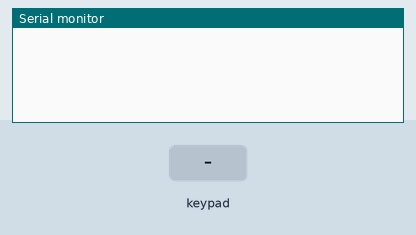
Recording of a sketch running on a simulated Arduino Nano, built with avr-gcc and run on an emulated ATmega328P. On the bench: the last lines printed to the serial monitor. The test bench sets the inputs (shaded band).

Above: at 1.2 s.
1.3 s: key '1' pressed
At 2.0 s:
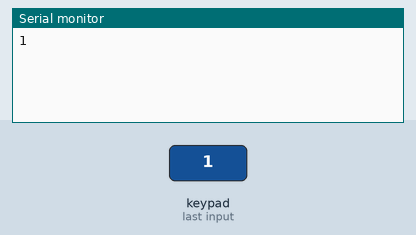
2.8 s: keypad keys 1 2 # pressed 0.4 s apart
At 4.9 s:
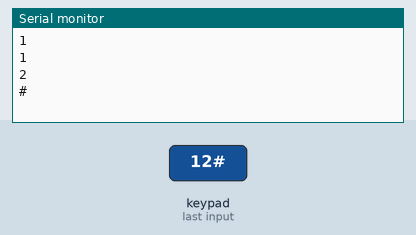
5.5 s: key '*' pressed
At 6.7 s:
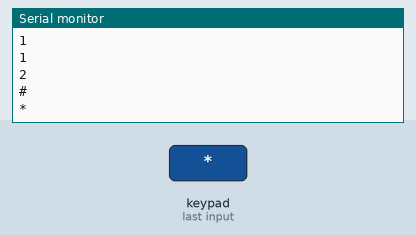
7.0 s: keypad keys 2 5 pressed 0.4 s apart
At 8.0 s:
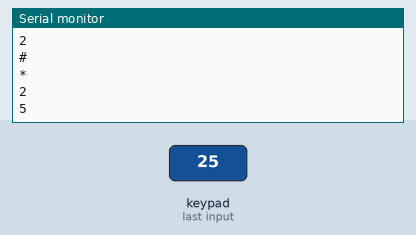
Timing chart, 0 to 10.0 s (numbered marks = the images above; inputs shaded):
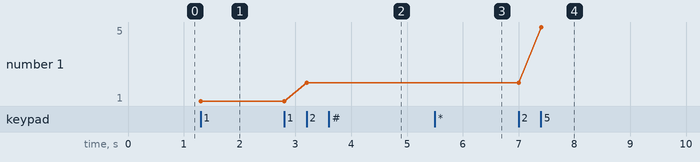

The sketch:

keypad_1.ino
```cpp
#include <Keypad.h>

const byte ROWS = 4; //four rows
const byte COLS = 3; //three columns
char keys[ROWS][COLS] = {
  {'1','2','3'},
  {'4','5','6'},
  {'7','8','9'},
  {'#','0','*'}
};
byte rowPins[ROWS] = {A1,A0,A2,A3}; //connect to the row pinouts of the keypad
byte colPins[COLS] = {A4, A5, A7}; //connect to the column pinouts of the keypad

Keypad keypad = Keypad( makeKeymap(keys), rowPins, colPins, ROWS, COLS );

void setup(){
  Serial.begin(9600);
}

void loop(){
  char key = keypad.getKey();

  if (key != NO_KEY){
    Serial.println(key);
  }
}
```

Measured:
- after the input at 1.3 s, the serial monitor: prints a new line at once (image 1)
- after the input at 2.8 s, the serial monitor: prints a new line after 0.41 s (image 2)
- after the input at 5.5 s, the serial monitor: prints a new line at once (image 3)
- after the input at 7.0 s, the serial monitor: prints a new line at once (image 4)
- plotted number 1: 1 → 2 after the input at 2.8 s, 2 → 5 after the input at 7.0 s
